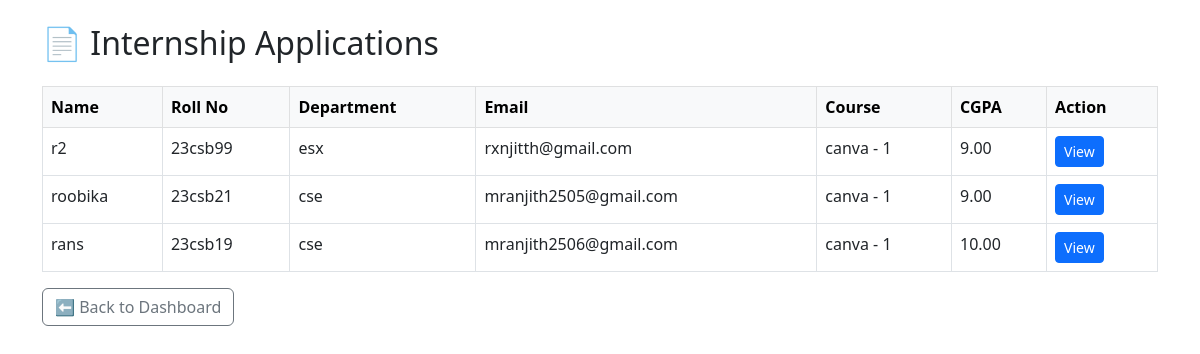
The page /internship_applications_list/ (signed in) on the database as committed earlier.
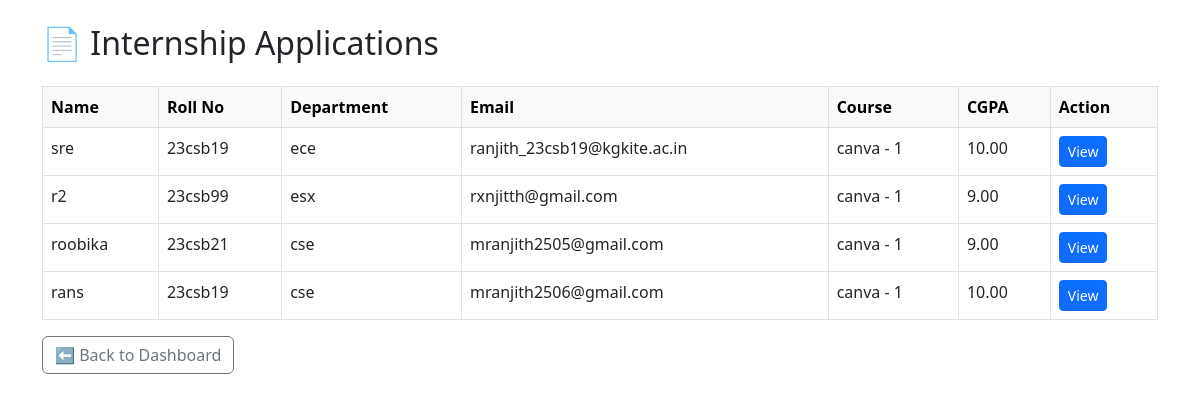
The same page on the database as committed later.
### ips_intern/models.py (models this page shows, shortened)
class InternApplication(models.Model):
    user = models.OneToOneField(User, on_delete=models.CASCADE, null=True, blank=True)
    name = models.CharField(max_length=100)
    roll_no = models.CharField(max_length=50)
    department = models.CharField(max_length=100)
    cgpa = models.DecimalField(max_digits=4, decimal_places=2)  # Max CGPA: 10.00 (so use max_digits=4)
    arrears = models.PositiveIntegerField()  # IntegerField is fine, but PositiveIntegerField prevents negative input
    gender = models.CharField(max_length=10)
    clg_mailid = models.EmailField()
    course_duration = models.ForeignKey(CourseDuration, on_delete=models.SET_NULL, null=True, blank=True)
    is_completed = models.BooleanField(default=False)  # auto-triggered when course ends
    is_approved = models.BooleanField(default=False)
    is_rejected = models.BooleanField(default=False)
    is_certified = models.BooleanField(default=False)
    just_approved = models.BooleanField(default=False)

class CourseDuration(models.Model):
    course_name = models.CharField(max_length=100)
    duration = models.CharField(max_length=50)  # Example: "3 months", "6 months", etc.
    def __str__(self):
        return f'{self.course_name} - {self.duration}'

### ips_intern/views.py (the view)
# urls.py: path('internship_applications_list/', views.internship_applications_list, name='internship_applications_list'),
@login_required
def internship_applications_list(request):
    applications = InternApplication.objects.all().order_by('-id')
    return render(request, 'internship_applications.html', {
        'applications': applications
    })

### ips_intern/templates/internship_applications.html (shortened to what this page needs)
<!DOCTYPE html>
<html>
<head>
  <link href="https://cdn.jsdelivr.net/npm/bootstrap@5.3.0/dist/css/bootstrap.min.css" rel="stylesheet">
</head>
<body>
<div class="container mt-4">
  <h2 class="mb-4">📄 Internship Applications</h2>
  <table class="table table-bordered table-hover">
    <thead class="table-light">
      <tr>
        <th>Name</th>
        <th>Roll No</th>
        <th>Department</th>
        <th>Email</th>
        <th>Course</th>
        <th>CGPA</th>
        <th>Action</th>
      </tr>
    </thead>
    <tbody>
      {% for app in applications %}
      <tr>
        <td>{{ app.name }}</td>
        <td>{{ app.roll_no }}</td>
        <td>{{ app.department }}</td>
        <td>{{ app.clg_mailid }}</td>
        <td>{{ app.course_duration }}</td>
        <td>{{ app.cgpa }}</td>
        <td>
  <a href="{% url 'internship_applications_detail' app.id %}" class="btn btn-primary btn-sm">View</a>
</td>
      </tr>
      {% empty %}
      <tr>
        <td colspan="7" class="text-center">No applications found.</td>
      </tr>
      {% endfor %}
    </tbody>
  </table>
  <a href="{% url 'admin_dashboard' %}" class="btn btn-outline-secondary">⬅ Back to Dashboard</a>
</div>
</body>
</html>

Rows that differ between the two databases and show on the page:
added InternApplication: name "sre", roll_no "23csb19", department "ece", clg_mailid "ranjith_23csb19@kgkite.ac.in", course_duration "canva - 1", cgpa "10.00"
